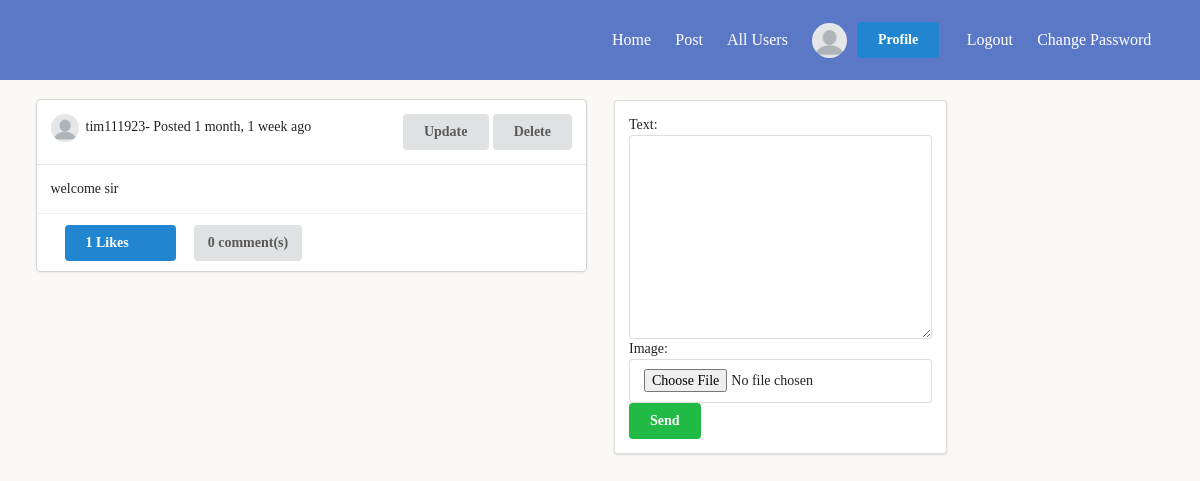
The page / (signed in) on the database its author committed.
### profiles/models.py (models this page shows, shortened)
class Profile(models.Model):
    first_name = models.CharField(max_length=200, blank=True)
    last_name = models.CharField(max_length=200, blank=True)
    user = models.OneToOneField(User, on_delete=models.CASCADE)
    bio = models.TextField(default="no bio...", max_length=300,blank=True)
    email = models.EmailField(max_length=200, blank=True)
    country = models.CharField(max_length=200, blank=True)
    avatar = models.ImageField(default='avatar.png', upload_to='avatars/')
    followers = models.ManyToManyField(User, blank=True, related_name='followers')
    following = models.ManyToManyField(User, blank=True, related_name='following')
    slug = AutoSlugField(populate_from='user')
    updated = models.DateTimeField(auto_now=True)
    created = models.DateTimeField(auto_now_add=True)
    def __str__(self):
        return f"{self.user.username}-{self.created.strftime('%d-%m-%Y')}"
    def get_avatar_url(self):
        try:
            url =self.avatar.url
        except:
            url=''
        return url

### posts/models.py (models this page shows, shortened)
class UserPostModel(models.Model):
    user = models.ForeignKey(User,on_delete=models.CASCADE)
    text = models.TextField(max_length=100)
    image = models.ImageField(upload_to='posts',validators=[FileExtensionValidator(['png','jpg','jpeg'])],blank=True,null=True)
    likes = models.ManyToManyField(User,related_name = "likes",blank=True)
    profile = models.ForeignKey('profiles.Profile',on_delete=models.CASCADE)
    updated = models.DateTimeField(auto_now=True)
    created = models.DateTimeField(auto_now_add=True)
    def count_likes(self):
        return self.likes.count()
    def count_comment(self):
        return self.comment_set.count()
    def all_comments(self):
        return self.comment_set.all()
    @property
    def get_image_url(self):
        try:
            url =self.image.url
        except:
            url=''
        return url
    class Meta:
        verbose_name = 'All Posts'
        verbose_name_plural = 'All Posts'

### posts/views.py (the view)
# urls.py: path('',HomeView,name='home'),
@login_required
def HomeView(request):
    object_list= UserPostModel.objects.all().exclude()
    all_posts=[]
    combine_queryset=[]
    q = UserPostModel.objects.none()
    form=UserPostForm()
    all_profiles = Profile.objects.get(user=request.user).following.all()
    all_profiles =list(all_profiles)
    request_user_posts = UserPostModel.objects.filter(user=request.user)
    request_user_posts= list(request_user_posts)
    for i in all_profiles:
       combine_queryset+=q|UserPostModel.objects.filter(user=i.id)
    request_user_posts+= combine_queryset
    all_posts.extend(request_user_posts)
    all_posts.reverse()
    for j in range(len(all_posts)):
        swapped=False
        i=0
        while i<len(all_posts)-1:
            if all_posts[i].created>all_posts[i+1].created:
                all_posts[i],all_posts[i+1]=all_posts[i+1],all_posts[i]
                swapped=True
            i=i+1
        if swapped==False:
            break
    all_posts.reverse()
    return render(request,'posts/index.html',{'object_list':all_posts,'form':form})

### posts/forms.py
class UserPostForm(ModelForm):
    class Meta:
        model = UserPostModel
        fields= ('user','text','image','profile',)

### profiles/context_processor.py (called while the page is built)
def profile_pic(request):
    if request.user.is_authenticated:
        profile_obj = Profile.objects.get(user=request.user)
        pic = profile_obj.get_avatar_url
        return {'picture':pic,'user_id':request.user.id}
    return {}

### templates/posts/index.html (shortened to what this page needs)
{% extends 'base.html' %}
{% load static %}
{% block content %}
    <div class="ui container">
        <div class="ui grid">
            <div class="eight wide column">
                {% if object_list %}
                    {% for post in object_list%}
                <div class="ui fluid card">
                    <div class="content">
                        <div class="right floated meta">
                            <div class="ui grid">
                                {% if post.user == request.user %}
                                <div class="row">
                                    <form action="{% url 'posts:edit-post' post.pk %}" method="POST">
                                        <button class="ui button bwhite-lg " type="submit">Update</button>
                                    </form>
                                   <form action="{% url 'posts:delete-post' %}" method="Post">
                                        <button class="ui button bwhite-lg" type="submit"  >Delete</button>
                                   </form>
                                </div>
                                {% endif %}
                            </div>
                        </div>
                        <img class="ui avatar image " src="{{post.profile.get_avatar_url}}">
                        {{post.user}}- Posted {{post.created|timesince}} ago  {% ifnotequal post.updated post.created %}(Updated){% endifnotequal %}
                    </div>
                    <div class="content">
                        <p>{{post.text}} {{p.all_following}} </p>
                    </div>
                    <div class="extra content ui grid two columns">
                       <form action="{% url 'posts:like-view' %}" method="POST">
                        <button class="ui blue button ">{{post.count_likes}} Likes &nbsp;<i class="thumbs up icon"></i></button>
                       </form>
                        <button class="cmt_btn ui button mb-5">{{post.count_comment}} comment(s)</button>
                    </div>
                </div>
                {% endfor %}
                {% else %}
                    <h3>You have no post.Create one now</h3>
                {% endif %}
            </div>
            <div class="five wide column">
                <div class="ui segment">
                    <form action= "{% url 'posts:post-view' %}" method="POST" class='ui form' enctype="multipart/form-data">
                        {{form}}
                        <button type='submit' name="" class="ui positive button w-full mt-5">Send</button>
                    </form>
                </div>
            </div>
        </div>
    </div>
</body>
</html>
{% endblock content %}

### templates/navbar.html (shortened to what this page needs)
{% load static %}
{% block mycss %}
    <link rel="stylesheet" href="{% static 'css/nav.css' %}">
{% endblock mycss %}
    <nav style="margin-bottom: 20px !important" >
        <header class="ui container " style="height:100% !important;">
              <ul class="nav-links">
                <li><a href="{% url 'posts:home' %}">Home</a></li>
                <li><a href="{% url 'posts:post-view' %}">Post </a></li>
                <li><a href="{% url 'profiles:all-profiles' %}">All Users</a></li>
                <li class="" style="display: flex !important; align-items:center; ">
                    <div><img class="ui mini circular image" src="{{picture}}"></div>
                    <div style="margin-left:10px !important;">
                        <form action="{% url 'profiles:profile-view' %}" method="GET">
                            <button class="ui primary button" type="submit">Profile</button>
                        </form>
                    </div>
                </li>
                {% if request.user.is_authenticated %}
                <li><a href="{% url 'logout' %}">Logout</a></li>
                <li><a href="{% url 'users:password-reset' %}"> Change Password</a></li>
                {% endif %}
              </ul>
        </header>
    </nav>

### static/css/style.css (style rules this page uses)
* { font-family: 'Poppins' !important; }
body { background-color: #FAF9F6 !important; }

### static/css/nav.css (style rules this page uses)
* { margin: 0; padding: 0; box-sizing: border-box; }
body { font-family: sans-serif; }
nav { height: 10vh; background: #5b78c7; }
.nav-links { display: flex; list-style: none; width: 50%; height: 100%; justify-content: space-around; align-items: center; margin-left: auto; }
.nav-links li a { color: white; text-decoration: none; font-size: 16px; }

### rows shown on the page
Profile: avatar (placeholder picture)
UserPostModel: profile.get_avatar_url (placeholder picture), user "tim111923", created "1 month, 1 week", text "welcome sir", count_likes "1", count_comment "0"
